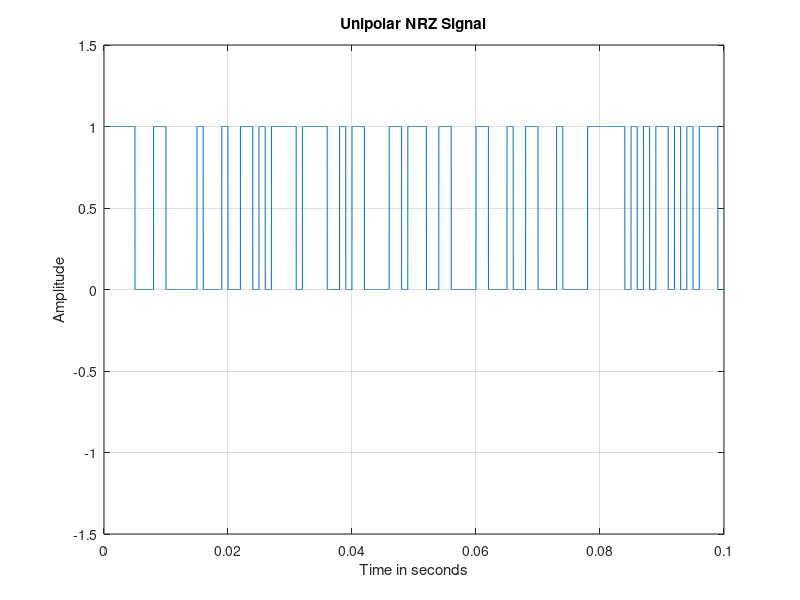
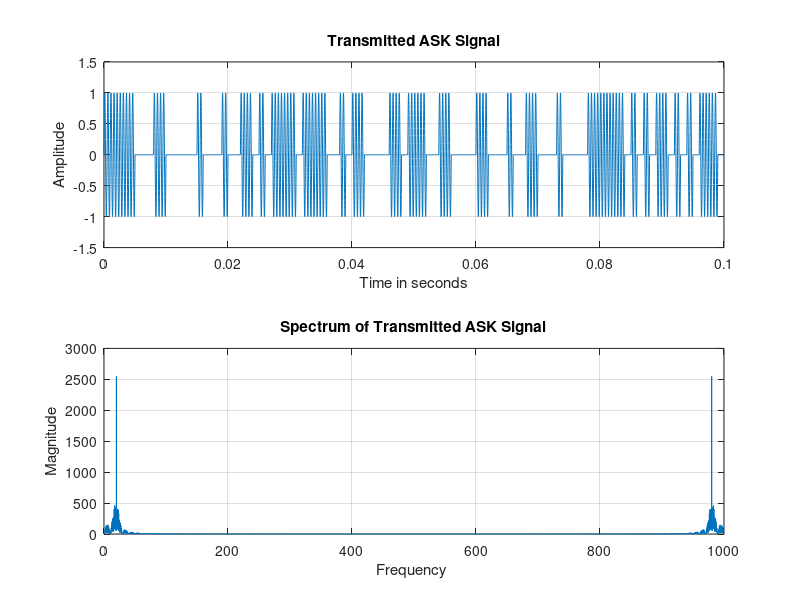
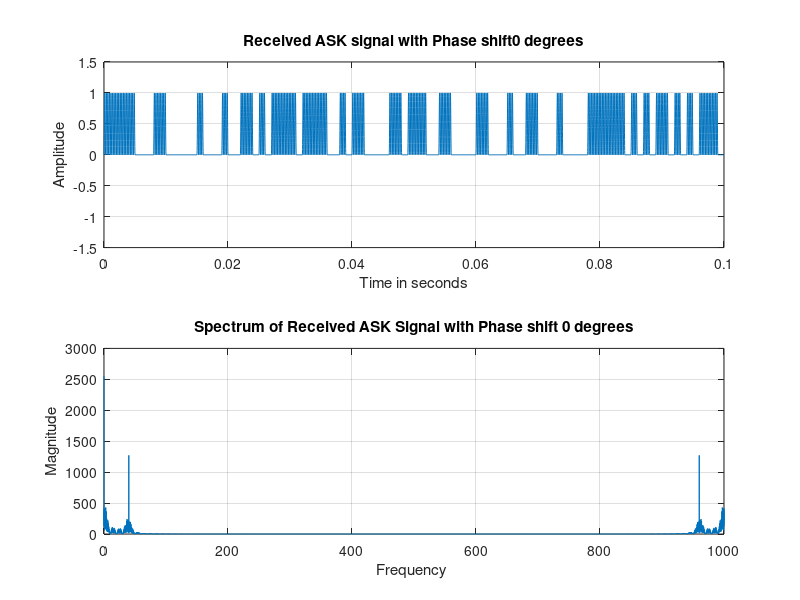
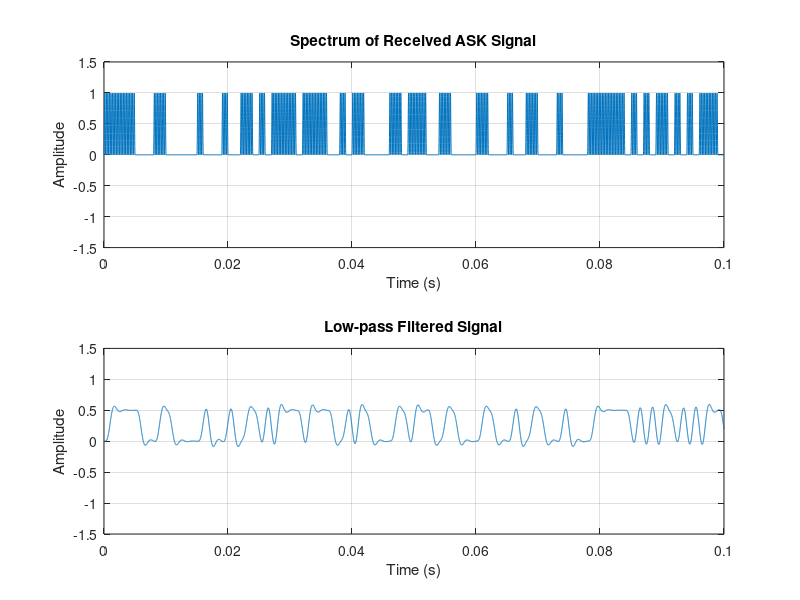

Source code (MATLAB) for these figures, in order:
    % Parameters
    pkg load signal
    bit_rate = 1000;
    bit_duration = 1 / bit_rate;
    num_bits = 100;
    amplitude = 1;

    % generate random bits

    bits = randi([0, 1], 1, num_bits);

    % generate time vector
    t = linspace(0, num_bits * bit_duration, num_bits * 100);


    % generate NRZ signal
    signal = zeros(1, length(t));

    for i = 1:num_bits
        if bits(i) == 1
            signal((i-1)*100+1 : i*100) = amplitude;
        end
    end

    % plot
    plot(t, signal);
    xlabel('Time in seconds');
    ylabel('Amplitude');
    title('Unipolar NRZ Signal');
    ylim([-1.5, 1.5]);
    grid on;

%%%%%%%%%%%%%%%%%%%%%%%%%%%%%%%%%%%%%%%%%%%%%%%%%%%%%%%%%%%%%%%%%%%%%%%%%%%%%%%%%%%%%%%%%%%%%%%%%%%%%%%%%


    carrier_frequency = 2000;

    % generate ASK signal
    signal = zeros(1, length(t));

    for i = 1:num_bits
        if bits(i) == 1
            signal((i-1)*100 + 1:i*100) = amplitude * sin(2*pi*carrier_frequency*t((i-1)*100 + 1:i*100));
        end
    end

    % plot time domain signal
    figure;
    subplot(2,1,1);
    plot(t, signal);
    xlabel('Time in seconds');
    ylabel('Amplitude');
    title('Transmitted ASK Signal');
    ylim([-1.5, 1.5]);
    grid on;

    % plot freq domain signal

    subplot(2,1,2);
    fft_signal = fft(signal);
    f = linspace(0, bit_rate, length(fft_signal));
    plot(f, abs(fft_signal));
    xlabel('Frequency ');
    ylabel('Magnitude');
    title('Spectrum of Transmitted ASK Signal');
    grid on;

%%%%%%%%%%%%%%%%%%%%%%%%%%%%%%%%%%%%%%%%%%%%%%%%%%%%%%%%%%%%%%%%%%%%%%%%%%%%%%%%%%%%%%%%%%

    % Coherent ASK Receiver

    % Parameters
    oscillator_phase = [0, 30, 60, 90]; % Oscillator phase in degrees

    shift=1;

    phase = oscillator_phase(1,shift)
    %Demodulate received signal
    received_signal = signal .* sin(2*pi*carrier_frequency*t + deg2rad(phase));

    % plot time domain signal
    figure;
    subplot(2,1,1);
    plot(t, received_signal);
    xlabel('Time in seconds');
    ylabel('Amplitude');
    title(['Received ASK signal with Phase shift', num2str(phase), ' degrees']);
     ylim([-1.5, 1.5]);
    grid on;

    % plot freq domain signal
    subplot(2,1,2);
    fft_received_signal_0 = fft(received_signal);
    plot(f, abs(fft_received_signal_0));
    xlabel('Frequency ');
    ylabel('Magnitude');
    title(['Spectrum of Received ASK Signal with Phase shift ', num2str(phase), ' degrees']);
    grid on;




    pkg load signal
    % low pass filter

    % Define parameters
    fc = 60; % Cutoff frequency
    fs = 10000; % Sampling frequency
    order = 5; % Filter order

    % Design the Butterworth low-pass filter
    [b, a] = butter(order, fc/(fs/2), "low");


    x=received_signal

    % Apply the filter
    low_pass_signal = filter(b, a, received_signal);

    % Plot the original and filtered signals
    figure;
    subplot(2,1,1);
    plot(t, received_signal)
    xlabel('Time (s)');
    ylabel('Amplitude');
    title(['Spectrum of Received ASK Signal']);
     ylim([-1.5, 1.5]);
    grid on;

    subplot(2,1,2);
    plot(t, low_pass_signal)
    xlabel('Time (s)');
    ylabel('Amplitude');
    title('Low-pass Filtered Signal');
     ylim([-1.5, 1.5]);
    grid on;

%%%%%%%%%%%%%%%%%%%%%%%%%%%%%%%%%%%%%%%%%%%%%%%%%%%%%%%%%%%%%%%%%%%%%%%%%%%%%%%%%%%%%%%%%%%%
%compartor implementation
    threshold=0.2
    final_bits=zeros(1,length(low_pass_signal))

    for j = 1:length(low_pass_signal)

        element = low_pass_signal(j);

       if(element>threshold)
        final_bits(j)=1;
       else
       final_bits(j)=0 ;
       end
    end
    figure;
    plot(t,final_bits);
    ylim([-1.5, 1.5]);
    xlabel('Time (s)');
    ylabel('Amplitude');
    title('demodulated signal');
    grid on;





